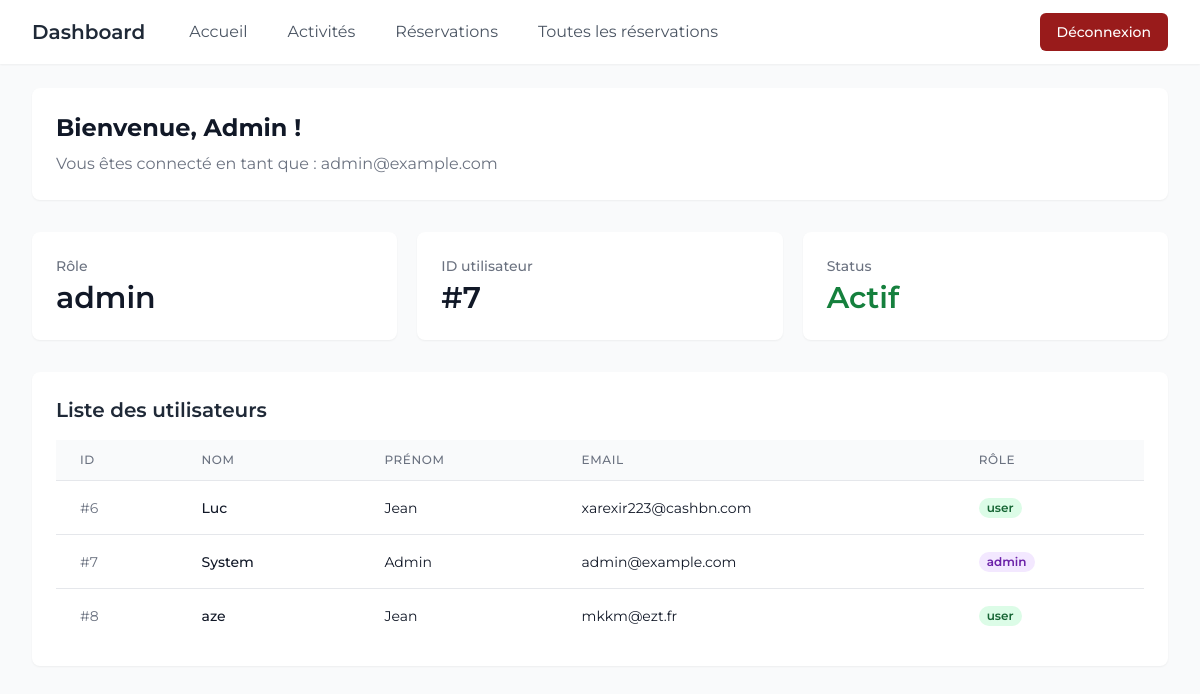
The app's page /dashboard (signed in) with its own data.
### tables this page shows
CREATE TABLE `users` (
  `id` int NOT NULL,
  `prenom` varchar(50) NOT NULL,
  `nom` varchar(50) NOT NULL,
  `email` varchar(100) NOT NULL,
  `motdepasse` varchar(255) NOT NULL,
  `role` varchar(20) NOT NULL DEFAULT 'participant'
);

### app/utils/Render.php (called while the page is built, shortened)
<?php
trait Render
{
    public function renderView(string $view, array $data = [], string $layout = 'main')
    {
        extract($data);
        $rootPath = dirname(dirname(__DIR__));
        $viewPath = $rootPath . '/app/views/' . $view . '.php';
        if (file_exists($viewPath)) {
            require_once $viewPath;
        } else {
            throw new Exception("Vue {$view} introuvable à l'emplacement : {$viewPath}");
        }
    }
}

### app/controllers/DashboardController.php (called while the page is built, shortened)
<?php
require_once './app/models/UserModel.php';
require_once './app/utils/Render.php';
class DashboardController
{
    private UserModel $userModel;
    public function __construct()
    {
        $this->userModel = new UserModel();
    }
    public function index()
    {
        $users = $this->userModel->getAllUsers();
        $this->renderView('dashboard/index', [
            'title' => 'Tableau de bord',
            'users' => $users
        ], 'main');
    }
}

### app/utils/Router.php (called while the page is built, shortened)
<?php
require_once './app/controllers/DashboardController.php';
class Router
{
    public function dispatch($url)
    {
        $url = trim($url, '/');
        if ($this->handleSpecialRoutes($url)) {
            return;
        }
    }
    private function handleSpecialRoutes($url)
    {
        switch ($url) {
            case 'dashboard':
                $controller = new DashboardController();
                $controller->index();
                exit();
        }
        return false;
    }
}

### index.php (called while the page is built, shortened)
<?php
require_once 'app/utils/Router.php';
require_once 'app/models/UserModel.php';
$router = new Router();
$router->dispatch($_SERVER['REQUEST_URI']);

### app/utils/Bdd.php (called while the page is built, shortened)
<?php
abstract class Bdd
{
    private function connect(): void
    {
        try {
            $this->db = new PDO(
                'mysql:host=' . $_ENV['db_host'] . ';dbname=' . $_ENV['db_name'],
                $_ENV['db_user'],
                $_ENV['db_pwd'],
                [
                    PDO::ATTR_ERRMODE => PDO::ERRMODE_EXCEPTION,
                    PDO::ATTR_DEFAULT_FETCH_MODE => PDO::FETCH_ASSOC,
                ]
            );
        } catch (PDOException $e) {
            die('Erreur de connexion : ' . $e->getMessage());
        }
    }
}

### app/models/UserModel.php (called while the page is built, shortened)
<?php
require_once './app/utils/Bdd.php';
require_once './app/orms/User.php';
class UserModel extends Bdd
{
    public function getAllUsers(): array
    {
        try {
            $stmt = $this->db->prepare('SELECT * FROM users');
            $stmt->execute();
            return $stmt->fetchAll(PDO::FETCH_CLASS, 'User');
        } catch (PDOException $e) {
            error_log($e->getMessage());
            return [];
        }
    }
}

### app/orms/User.php (called while the page is built, shortened)
<?php
class User
{
    private int $id;
    private string $nom;
    private string $prenom;
    private string $email;
    private string $role;
    public function getId(): int
    {
        return $this->id;
    }
    public function getEmail(): string
    {
        return $this->email;
    }
    public function getPrenom(): string
    {
        return $this->prenom;
    }
    public function getNom(): string
    {
        return $this->nom;
    }
    public function getRole(): string
    {
        return $this->role;
    }
}

### app/views/dashboard/index.php (the view)
<main class="max-w-7xl mx-auto py-6 sm:px-6 lg:px-8">
    <div class="bg-white overflow-hidden shadow-sm rounded-lg">
        <div class="px-4 py-5 sm:p-6">
            <h1 class="text-2xl font-bold text-gray-900 mb-2">
                Bienvenue, <?php echo htmlspecialchars($_SESSION['user']['prenom']); ?> !
            </h1>
            <p class="text-gray-500">
                Vous êtes connecté en tant que : <?php echo htmlspecialchars($_SESSION['user']['email']); ?>
            </p>
        </div>
    </div>
    <div class="mt-8 grid grid-cols-1 gap-5 sm:grid-cols-2 lg:grid-cols-3">
        <div class="bg-white overflow-hidden shadow-sm rounded-lg">
            <div class="px-4 py-5 sm:p-6">
                <dt class="text-sm font-medium text-gray-500 truncate">Rôle</dt>
                <dd class="mt-1 text-3xl font-semibold text-gray-900">
                    <?php echo htmlspecialchars($_SESSION['user']['role']); ?>
                </dd>
            </div>
        </div>
        <div class="bg-white overflow-hidden shadow-sm rounded-lg">
            <div class="px-4 py-5 sm:p-6">
                <dt class="text-sm font-medium text-gray-500 truncate">ID utilisateur</dt>
                <dd class="mt-1 text-3xl font-semibold text-gray-900">
                    #<?php echo htmlspecialchars($_SESSION['user']['id']); ?>
                </dd>
            </div>
        </div>
        <div class="bg-white overflow-hidden shadow-sm rounded-lg">
            <div class="px-4 py-5 sm:p-6">
                <dt class="text-sm font-medium text-gray-500 truncate">Status</dt>
                <dd class="mt-1 text-3xl font-semibold text-green-700">Actif</dd>
            </div>
        </div>
    </div>
    <?php if ($_SESSION['user']['role'] === 'admin' && !empty($users)): ?>
        <div class="bg-white shadow-sm rounded-lg overflow-hidden mt-8">
            <div class="px-4 py-5 sm:p-6">
                <h2 class="text-xl font-semibold text-gray-800 mb-4">Liste des utilisateurs</h2>
                <div class="overflow-x-auto">
                    <table class="min-w-full divide-y divide-gray-200">
                        <thead class="bg-gray-50">
                            <tr>
                                <th class="px-6 py-3 text-left text-xs font-medium text-gray-500 uppercase tracking-wider">ID</th>
                                <th class="px-6 py-3 text-left text-xs font-medium text-gray-500 uppercase tracking-wider">Nom</th>
                                <th class="px-6 py-3 text-left text-xs font-medium text-gray-500 uppercase tracking-wider">Prénom</th>
                                <th class="px-6 py-3 text-left text-xs font-medium text-gray-500 uppercase tracking-wider">Email</th>
                                <th class="px-6 py-3 text-left text-xs font-medium text-gray-500 uppercase tracking-wider">Rôle</th>
                            </tr>
                        </thead>
                        <tbody class="bg-white divide-y divide-gray-200">
                            <?php foreach ($users as $user): ?>
                                <tr class="hover:bg-gray-50">
                                    <td class="px-6 py-4 whitespace-nowrap text-sm text-gray-500">
                                        #<?php echo htmlspecialchars($user->getId()); ?>
                                    </td>
                                    <td class="px-6 py-4 whitespace-nowrap text-sm font-medium text-gray-900">
                                        <?php echo htmlspecialchars($user->getNom()); ?>
                                    </td>
                                    <td class="px-6 py-4 whitespace-nowrap text-sm text-gray-900">
                                        <?php echo htmlspecialchars($user->getPrenom()); ?>
                                    </td>
                                    <td class="px-6 py-4 whitespace-nowrap text-sm text-gray-900">
                                        <?php echo htmlspecialchars($user->getEmail()); ?>
                                    </td>
                                    <td class="px-6 py-4 whitespace-nowrap text-sm">
                                        <span class="px-2 inline-flex text-xs leading-5 font-semibold rounded-full
                                            <?php echo $user->getRole() === 'admin'
                                                ? 'bg-purple-100 text-purple-800'
                                                : 'bg-green-100 text-green-800'; ?>">
                                            <?php echo htmlspecialchars($user->getRole()); ?>
                                        </span>
                                    </td>
                                </tr>
                            <?php endforeach; ?>
                        </tbody>
                    </table>
                </div>
            </div>
        </div>
    <?php endif; ?>
</main>

### records on screen
users: id "6", nom "Luc", prenom "Jean", email "xarexir223@cashbn.com", role "user"
users: id "7", nom "System", prenom "Admin", email "admin@example.com", role "admin"
users: id "8", nom "aze", prenom "Jean", email "mkkm@ezt.fr", role "user"

### other values on screen
$_SESSION['user']['prenom'] "Admin"
$_SESSION['user']['email'] "admin@example.com"
$_SESSION['user']['role'] "admin"
$_SESSION['user']['id'] "7"
